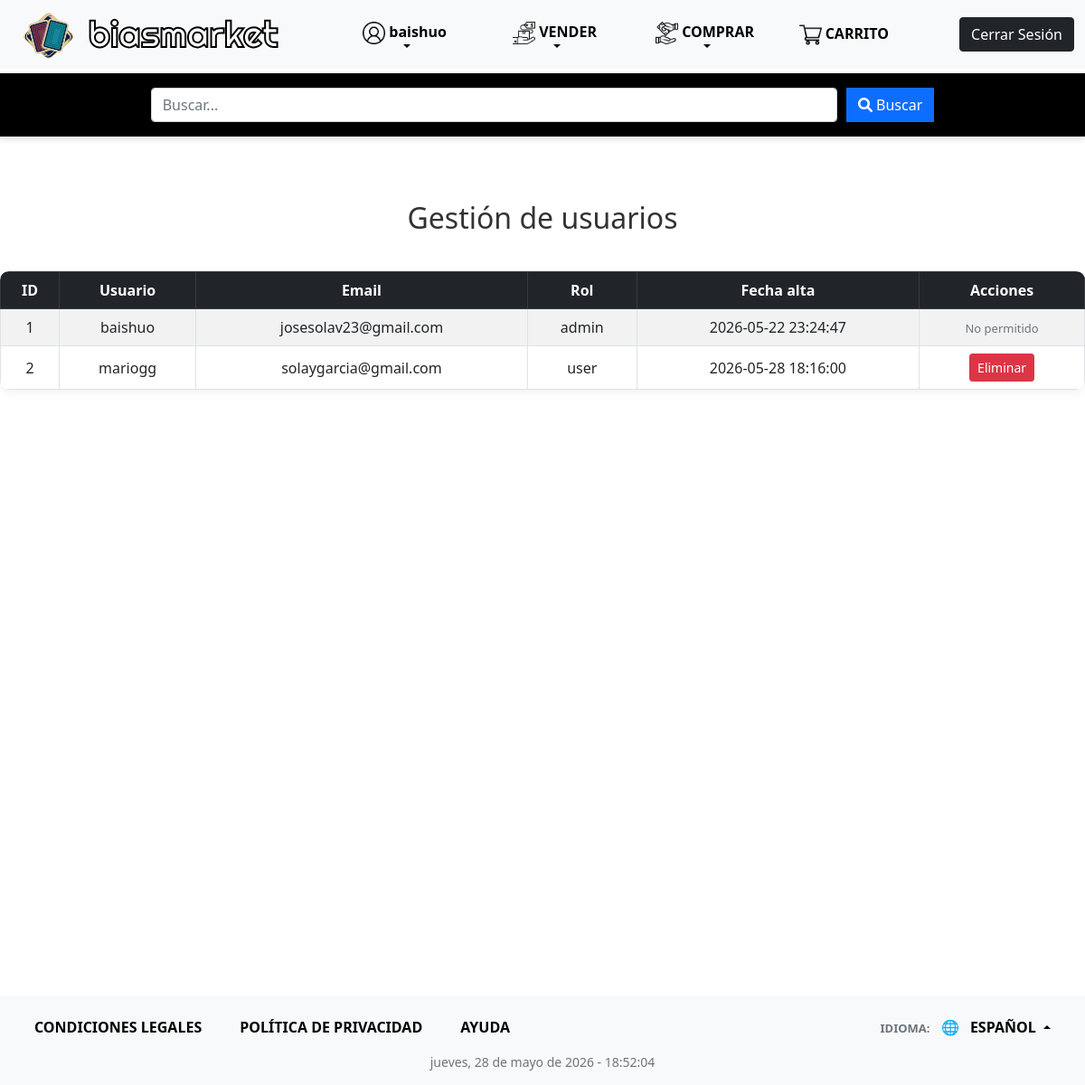
The page /HTML/CUENTA/gestion.php (signed in) on the database its author committed.
### tables this page shows
CREATE TABLE `clientes` (
  `clienteId` int(11) NOT NULL AUTO_INCREMENT,
  `clienteGuid` varchar(100) DEFAULT NULL,
  `nombre` varchar(100) DEFAULT NULL,
  `apellido1` varchar(100) DEFAULT NULL,
  `apellido2` varchar(100) DEFAULT NULL,
  `fecha_nacimiento` date DEFAULT NULL,
  `fecha_alta` datetime DEFAULT current_timestamp(),
  `pais` varchar(50) DEFAULT NULL,
  `email` varchar(150) DEFAULT NULL,
  `nombre_usuario` varchar(100) DEFAULT NULL,
  `password` varchar(255) DEFAULT NULL,
  `activo` tinyint(1) DEFAULT 1,
  `rol` enum('user','admin') DEFAULT 'user',
  PRIMARY KEY (`clienteId`),
  UNIQUE KEY `email` (`email`),
  UNIQUE KEY `nombre_usuario` (`nombre_usuario`),
  UNIQUE KEY `clienteGuid` (`clienteGuid`)
);

### HTML/CUENTA/gestion.php (the view, shortened to what this page needs)
<!DOCTYPE html>
<html lang="en">
<head>
    <link rel="stylesheet" href="./styles/gestion.css">
    <?php if (!isset($_SESSION["clienteId"])) { ?>
        <link rel="stylesheet" href="../styles/style.css">
    <?php } else { ?>
        <link rel="stylesheet" href="../styles/style_sesion.css">
    <?php } ?>
    <link href="../../LIBRERIAS/assets/dist/css/bootstrap.min.css" rel="stylesheet">
    <link href="../styles/navbar-top-fixed.css" rel="stylesheet">
    <link rel="stylesheet" href="https://cdnjs.cloudflare.com/ajax/libs/font-awesome/6.0.0-beta3/css/all.min.css">
    <link href="https://cdn.datatables.net/1.13.6/css/jquery.dataTables.min.css" rel="stylesheet">
</head>
<body>
    <?php if ($_SESSION["clienteId"]) {
        include '../../contenido/cabeceras/cabecera_sesion.php'; ?>
<?php
$instance = ConnectionDB::getInstance();
$sql = "SELECT clienteId, nombre_usuario, email, rol, fecha_alta FROM clientes";
$stmt = $instance->prepare($sql);
$stmt->execute();
$usuarios = $stmt->fetchAll(PDO::FETCH_ASSOC);
?>
<div class="contenedor">
     <h2 class="titulo">Gestión de usuarios</h2>
    <table class="table table-striped table-bordered">
        <thead class="table-dark">
            <tr>
                <th>ID</th>
                <th>Usuario</th>
                <th>Email</th>
                <th>Rol</th>
                <th>Fecha alta</th>
                <th>Acciones</th>
            </tr>
        </thead>
        <tbody>
            <?php foreach ($usuarios as $user) { ?>
                <tr>
                    <td><?= $user["clienteId"] ?></td>
                    <td><?= htmlspecialchars($user["nombre_usuario"]) ?></td>
                    <td><?= htmlspecialchars($user["email"]) ?></td>
                    <td><?= $user["rol"] ?></td>
                    <td><?= $user["fecha_alta"] ?></td>
                    <td>
                        <?php if ($user["rol"] !== "admin") { ?>
                            <a
                                href="gestion.php?delete=<?= $user["clienteId"] ?>"
                                class="btn btn-danger btn-sm"
                                onclick="return confirm('¿Seguro que quieres eliminar este usuario?')"
                            >
                                Eliminar
                            </a>
                        <?php } else { ?>
                            <span class="text-muted">No permitido</span>
                        <?php } ?>
                    </td>
                </tr>
            <?php } ?>
        </tbody>
    </table>
</div>
            <?php } else { ?>
                <script>
                    location.href = "../INDEX/index.php";
                </script> <?php } ?>
            <br><br>
            <?php include '../../contenido/footer/footer.php'; ?>
</body>
</html>

### contenido/cabeceras/cabecera_sesion.php (shortened to what this page needs)
<nav class="navbar navbar-expand-xl navbar-light fixed-top bg-light">
    <div class="container-fluid" id="nav">
        <div id="logo" class="d-flex align-items-center">
            <a href="../INDEX/index.php">
                <img
                    src="../../contenido/iconos/logo.png"
                    alt="Online_card"
                    id="Online_card"
                    width="76">
            </a>
            <span id="tittle">biasmarket</span>
        </div>
        <div class="collapse navbar-collapse" id="navbarNav">
            <div
                class="
                    d-flex
                    flex-xl-row
                    flex-column
                    align-items-center
                    justify-content-center
                    gap-3
                    flex-grow-1
                    mt-3
                    mt-xl-0
                ">
                <div class="text-center dropdown">
                    <button
                        class="
                            btn
                            btn-light
                            dropdown-toggle
                            d-flex
                            flex-column
                            justify-content-center
                            align-items-center
                        "
                        type="button"
                        id="dropdownPerfil"
                        data-bs-toggle="dropdown"
                        aria-expanded="false">
                        <div>
                            <img
                                src="../../contenido/iconos/usuario.png"
                                alt="logo usuario"
                                style="width: 25px;">
                            <strong id="nombre_usuario">
                                <?php
                                echo htmlspecialchars(
                                    $_SESSION["nombre_usuario"] ?? "Usuario"
                                );
                                ?>
                            </strong>
                        </div>
                    </button>
                </div>
                <div class="text-center dropdown">
                    <button
                        class="
                            btn
                            btn-light
                            dropdown-toggle
                            d-flex
                            flex-column
                            justify-content-center
                            align-items-center
                        "
                        type="button"
                        id="dropdownVender"
                        data-bs-toggle="dropdown"
                        aria-expanded="false">
                        <div>
                            <img
                                src="../../contenido/iconos/vender.png"
                                alt="logo vender"
                                style="width: 25px;">
                            <strong>VENDER</strong>
                        </div>
                    </button>
                </div>
                <div class="text-center dropdown">
                    <button
                        class="
                            btn
                            btn-light
                            dropdown-toggle
                            d-flex
                            flex-column
                            justify-content-center
                            align-items-center
                        "
                        type="button"
                        id="dropdownComprar"
                        data-bs-toggle="dropdown"
                        aria-expanded="false">
                        <div>
                            <img
                                src="../../contenido/iconos/comprar.png"
                                alt="logo comprar"
                                style="width: 25px;">
                            <strong>COMPRAR</strong>
                        </div>
                    </button>
                </div>
                <div class="text-center">
                    <a
                        href="../CARRITO/index.php"
                        class="
                            btn
                            btn-light
                            d-flex
                            flex-column
                            justify-content-center
                            align-items-center
                        ">
                        <div>
                            <img
                                src="../../contenido/iconos/carrito-de-compras(1).png"
                                alt="logo carrito"
                                style="width: 25px;">
                            <strong>CARRITO</strong>
                        </div>
                    </a>
                </div>
            </div>
            <div class="mt-3 mt-xl-0 text-center">
                <a
                    href="../../funciones/auth/cerrar_sesion.php"
                    class="btn btn-dark">
                    Cerrar Sesión
                </a>
            </div>
        </div>
    </div>
    <div id="cont_buscador" class="input-group bg-light p-3">
        <div class="form-outline">
            <input
                type="search"
                id="form1"
                class="form-control"
                placeholder="Buscar...">
        </div>
        <button
            type="button"
            class="btn btn-primary busca"
            id="boton_buscador">
            <i class="fas fa-search"></i>
            Buscar
        </button>
    </div>
</nav>

### contenido/footer/footer.php (shortened to what this page needs)
<footer id="footer">
    <div class="container-fluid">
        <div class="row">
            <div class="col">
                <ul class="nav align-items-center justify-content-center fw-bold">
                    <li class="nav-item text-uppercase">
                        <a href="../../contenido/condiciones_legales.html" class="nav-link">
                            Condiciones legales
                        </a>
                    </li>
                    <li class="nav-item text-uppercase">
                        <a href="../../contenido/politica_de_privacidad.html" class="nav-link">
                            Política de privacidad
                        </a>
                    </li>
                    <li class="nav-item text-uppercase">
                        <a href="../../contenido/ayuda.html" class="nav-link">
                            Ayuda
                        </a>
                    </li>
                    <li class="dropup nav-item ms-auto">
                        <a href="#" class="nav-link dropdown-toggle text-nowrap text-uppercase"
                           data-bs-toggle="dropdown">
                            <small class="text-muted">Idioma:</small>
                            <span class="mx-2">🌐</span>
                            <span>Español</span>
                        </a>
                    </li>
                </ul>
            </div>
        </div>
        <div class="row mt-2">
            <div class="col text-center small text-muted" id="fecha_footer">
            </div>
        </div>
    </div>
</footer>

### HTML/CUENTA/styles/gestion.css (style rules this page uses)
body { padding-top: 130px; background-color: #f5f6f8; font-family: Arial, sans-serif; }
h2 { text-align: center; font-weight: bold; margin-bottom: 30px; color: #333; }
.titulo { margin-top: 150px; margin-bottom: 2.5rem; }
table { margin: 0 auto; max-width: 1200px; background: #fff; border-radius: 10px; overflow: hidden; box-shadow: 0 4px 10px rgba(0,0,0,0.05); }
table thead { background-color: #000; color: #fff; }
table th, table td { text-align: center; vertical-align: middle; padding: 12px; }
.btn-danger { background-color: #e74c3c; border: none; padding: 5px 12px; font-size: 14px; border-radius: 6px; transition: 0.2s ease; }
.text-muted { font-size: 13px; }

### HTML/styles/style_sesion.css (style rules this page uses)
:root { --navbar-height: 81px; --search-height: 70px; }
html, body { height: 100%; margin: 0; display: flex; flex-direction: column; width: 100%; }
.navbar.fixed-top { position: fixed; top: 0; width: 100%; display: flex; flex-direction: column; align-items: stretch; z-index: 1040; }
body { padding-top: calc(var(--navbar-height) + var(--search-height)); }
#nav { display: flex; align-items: center; z-index: 2; }
#logo { display: flex; align-items: center; gap: 10px; }
#tittle { font-family: 'Righteous', cursive; font-size: 2.5rem; white-space: nowrap; text-align: center; color: white; -webkit-text-stroke: 2px black; }
input, button { border-radius: 5px; }
.btn-light { padding: 10px; border-radius: 5px; }
#cont_buscador { display: flex; justify-content: center; align-items: center; flex-wrap: nowrap; background-color: black !important; padding: 15px; position: fixed; top: var(--navbar-height); width: 100%; box-shadow: 0 4px 6px rgba(0, 0, 0, 0.1); }
#cont_buscador .form-outline { width: 65%; display: flex; }
#boton_buscador { margin-left: 10px; white-space: nowrap; }
#dropdownPerfil, #dropdownVender, #dropdownComprar { width: 150px; }
footer { margin-top: auto; background-color: #f8f9fa !important; color: black !important; text-align: center; padding: 15px 10px; }
footer a { color: black !important; }
footer ul.nav { display: flex; justify-content: center; gap: 10px; flex-wrap: wrap; }
#tittle { display: block; }

### HTML/styles/navbar-top-fixed.css (style rules this page uses)
body { min-height: 75rem; padding-top: 4.5rem; }

### rows shown on the page
clientes: clienteId "1", nombre_usuario "baishuo", email "josesolav23@gmail.com", rol "admin", fecha_alta "2026-05-22 23:24:47", shows "No permitido"
clientes: clienteId "2", nombre_usuario "mariogg", email "solaygarcia@gmail.com", rol "user", fecha_alta "2026-05-28 18:16:00"

### other values the page prints
$_SESSION["nombre_usuario"] "baishuo"
